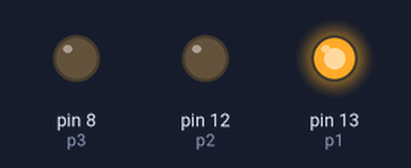
Bench run of a sketch on a simulated Arduino Uno, built with avr-gcc and run on an emulated ATmega328P. Shown: output pins drawn as LEDs (lit = HIGH).

Above: at 5.0 s.
At 11.5 s:
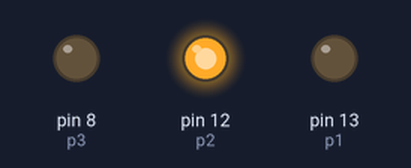
At 18.0 s:
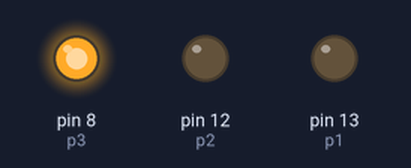
Timing chart, 0 to 29.9 s (numbered marks = the images above):
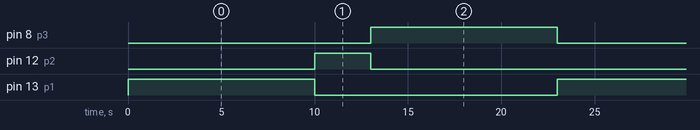

Measured:
- by itself, pin 8 (p3), pin 13 (p1): alternates HIGH for 10.0 s and LOW for 13.0 s
- by itself, pin 12 (p2): alternates HIGH for 3.0 s and LOW for 20.0 s
- by itself, everything shown: repeats every 23.0 s, in 4 steps

The sketch:

semaforo.ino
```cpp
const int p1 = 13, p2 = 12, p3 = 8;
void setup() {
  pinMode(p1, OUTPUT);
  pinMode(p2, OUTPUT);
  pinMode(p3, OUTPUT);
}

void loop() {
  state(p1, 10000);
  state(p2, 3000);
  state(p3, 10000);
}

void state(int p, int d) {
  digitalWrite(p, HIGH);
  delay(d);
  digitalWrite(p, LOW);
}
```
